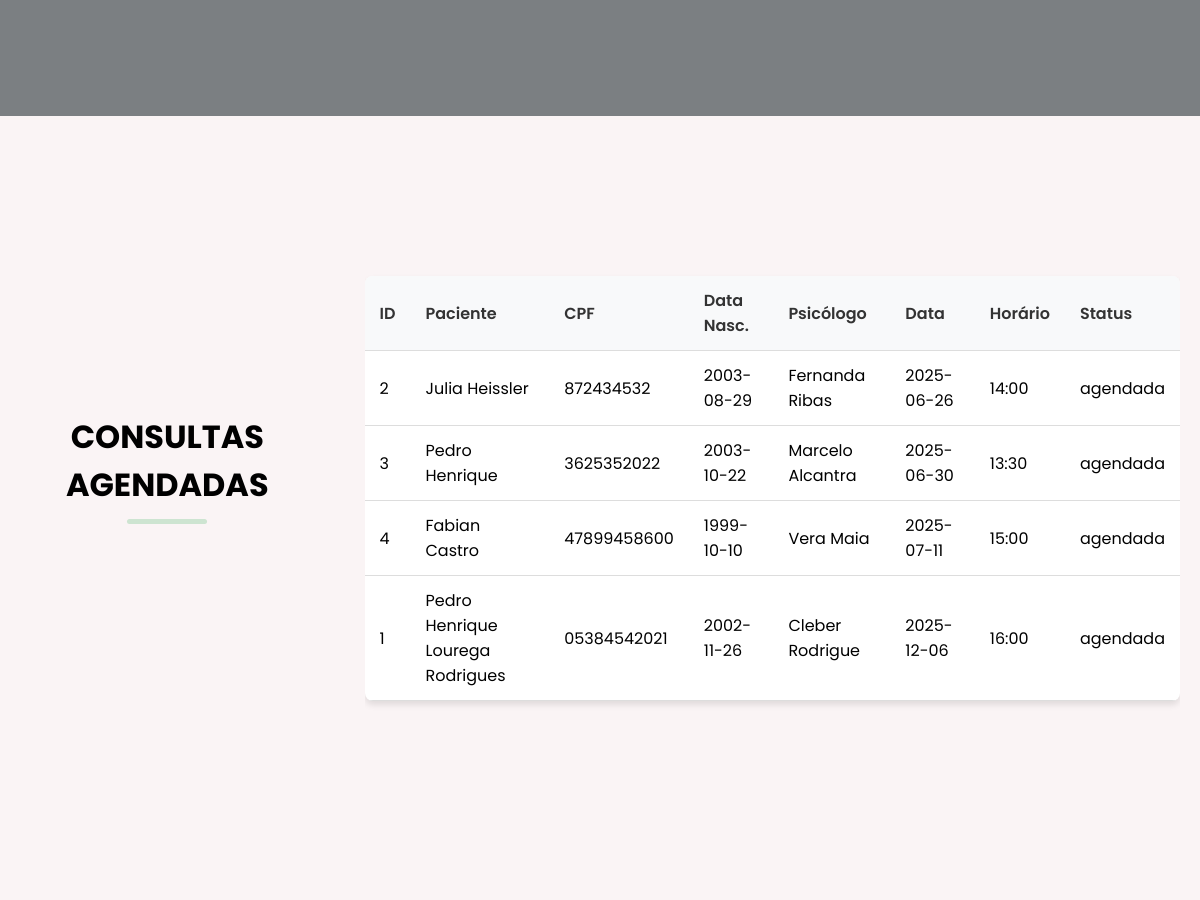
/dashboard/psicologo (signed in, middle part), run on an earlier commit of the app's database.
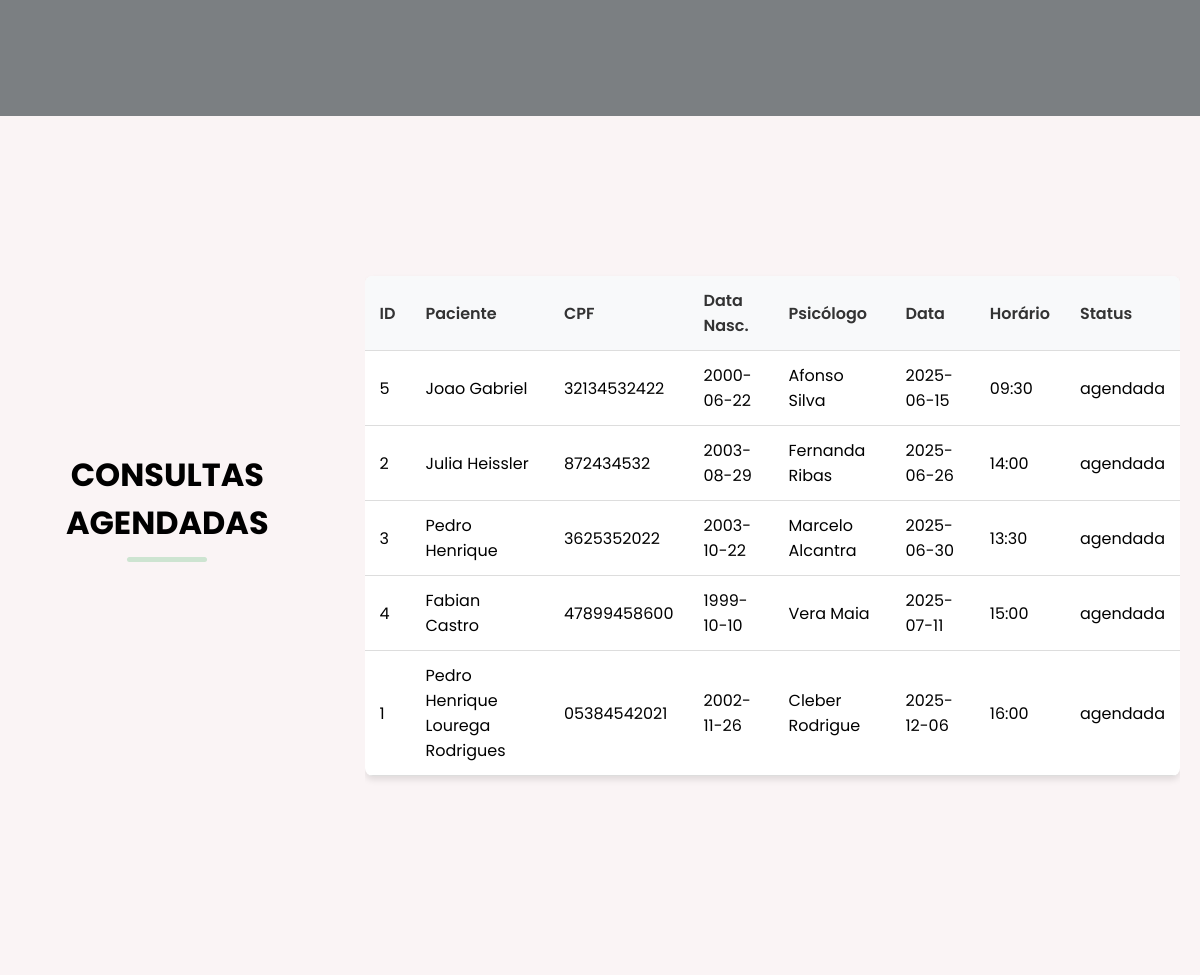
And on a later commit of the database.
### tables this page shows
CREATE TABLE consultas (
            id INTEGER PRIMARY KEY AUTOINCREMENT,
            paciente_id INTEGER NOT NULL,
            psicologo_id INTEGER NOT NULL,
            data_consulta DATE NOT NULL,
            horario TIME NOT NULL,
            status TEXT DEFAULT 'agendada',
            FOREIGN KEY (paciente_id) REFERENCES pacientes (id),
            FOREIGN KEY (psicologo_id) REFERENCES psicologos (id)
        );

CREATE TABLE pacientes (
            id INTEGER PRIMARY KEY AUTOINCREMENT,
            nome TEXT NOT NULL,
            cpf TEXT NOT NULL,
            data_nascimento DATE NOT NULL,
            username TEXT UNIQUE NOT NULL,
            password TEXT NOT NULL
        );

CREATE TABLE psicologos (
            id INTEGER PRIMARY KEY AUTOINCREMENT,
            nome TEXT NOT NULL,
            especialidade TEXT NOT NULL,
            username TEXT UNIQUE NOT NULL,
            password TEXT NOT NULL
        );

### sistema_psicologos/app.py (the view)
@app.route('/dashboard/psicologo')
def dashboard_psicologo():
    if 'psicologo_id' not in session:
        return redirect(url_for('psicologo_login'))
    consultas = listar_consultas()
    psicologos = listar_psicologos()
    pacientes = listar_pacientes()
    return render_template('dashboard_psicologo.html',
                         consultas=consultas,
                         psicologos=psicologos,
                         pacientes=pacientes,
                         psicologo_nome=session.get('psicologo_nome'))

### sistema_psicologos/database.py (called while the page is built)
def get_db_connection():
    conn = sqlite3.connect('connect_psicologos.db')
    conn.row_factory = sqlite3.Row
    return conn

def listar_consultas():
    conn = get_db_connection()
    consultas = conn.execute('''
        SELECT c.id, c.data_consulta, c.horario, c.status,
               p.nome as paciente_nome, p.cpf, p.data_nascimento, p.id as paciente_id,
               ps.nome as psicologo_nome
        FROM consultas c
        JOIN pacientes p ON c.paciente_id = p.id
        JOIN psicologos ps ON c.psicologo_id = ps.id
        ORDER BY c.data_consulta, c.horario
    ''').fetchall()
    conn.close()
    return consultas

def listar_psicologos():
    conn = get_db_connection()
    psicologos = conn.execute('SELECT * FROM psicologos ORDER BY nome').fetchall()
    conn.close()
    return psicologos

def listar_pacientes():
    conn = get_db_connection()
    pacientes = conn.execute('SELECT * FROM pacientes ORDER BY nome').fetchall()
    conn.close()
    return pacientes

### sistema_psicologos/templates/dashboard_psicologo.html (shortened to what this page needs)
<!DOCTYPE html>
<html lang="pt-BR">
<head>
    <link rel="stylesheet" href="https://cdnjs.cloudflare.com/ajax/libs/font-awesome/6.6.0/css/all.min.css">
     <link rel="stylesheet" href="{{ url_for('static', filename='css/style.css') }}">
</head>
<body>
    <main>
        <section class="hero-section">
            <div class="section-content">
            </div>
        </section>
        <section class="about-section">
            <div class="section-content">
                <h2 class="section-tittle">Consultas Agendadas</h2>
                {% if consultas %}
                <div class="table-container">
                    <table class="consultas-table">
                        <thead>
                            <tr>
                                <th>ID</th>
                                <th>Paciente</th>
                                <th>CPF</th>
                                <th>Data Nasc.</th>
                                <th>Psicólogo</th>
                                <th>Data</th>
                                <th>Horário</th>
                                <th>Status</th>
                            </tr>
                        </thead>
                        <tbody>
                            {% for consulta in consultas %}
                            <tr>
                                <td>{{ consulta.paciente_id }}</td>
                                <td>{{ consulta.paciente_nome }}</td>
                                <td>{{ consulta.cpf }}</td>
                                <td>{{ consulta.data_nascimento }}</td>
                                <td>{{ consulta.psicologo_nome }}</td>
                                <td>{{ consulta.data_consulta }}</td>
                                <td>{{ consulta.horario }}</td>
                                <td>{{ consulta.status }}</td>
                            </tr>
                            {% endfor %}
                        </tbody>
                    </table>
                </div>
                {% else %}
                <p class="text">Nenhuma consulta agendada ainda.</p>
                {% endif %}
            </div>
        </section>
        <section class="contact-section">
        </section>
    </main>
</body>
</html>

### sistema_psicologos/static/css/style.css (style rules this page uses)
* { margin: 0; padding: 0; box-sizing: border-box; font-family: "Poppins", sans-serif; }
:root { --white-color: #fff; --dark-color: #52796F; --primary-color: #7b7f82; --secondary-color: #CDE4D1; --light-pink-color: #faf4f5; --medium-gray-color: #6B7280; --font-size-s: 0.9rem; --font-size-n: 1rem; --font-size-m: 1.12rem; --font-size-l: 1.5rem; --font-size-xl: 2rem; --font-size-xxl: 2.3rem; --font-weight-normal: 400; --font-weight-medium: 500; --font-weight-semibold: 600; --font-weight-bold: 700; --border-radius-s: 8px; --border-radius-m: 30px; --border-radius-circle: 50%; --site-max-width: 1300px; }
html { scroll-behavior: smooth; }
.section-content { margin: 0 auto; padding: 0 20px; max-width: var(--site-max-width); }
.section-tittle { text-align: center; padding: 60px 0 100px; text-transform: uppercase; font-size: var(--font-size-xl); }
.section-tittle::after { content: ""; width: 80px; height: 5px; display: block; margin: 10px auto 0; border-radius: var(--border-radius-s); background-color: var(--secondary-color); }
.hero-section { min-height: 100vh; background:var(--primary-color) ; }
.hero-section .section-content { display: flex; align-items: center; min-height: 100vh; color: var(--white-color); justify-content: space-between; }
.about-section { padding: 120px 0; background: var(--light-pink-color); }
.about-section .section-content { display: flex; gap: 50px; align-items: center; justify-content: space-between; }
.contact-section { padding: 50px 0 100px; background: var(--light-pink-color); }
.table-container { overflow-x: auto; margin: 20px 0; }
.consultas-table { width: 100%; border-collapse: collapse; margin: 20px 0; background: white; border-radius: 8px; overflow: hidden; box-shadow: 0 4px 6px rgba(0, 0, 0, 0.1); }
.consultas-table th, .consultas-table td { padding: 12px 15px; text-align: left; border-bottom: 1px solid #ddd; }
.consultas-table th { background-color: #f8f9fa; font-weight: 600; color: #333; }

What changed in the data, as far as the page shows it:
added consultas: paciente_id "5", paciente_nome "Joao Gabriel", cpf "32134532422", data_nascimento "2000-06-22", psicologo_nome "Afonso Silva", data_consulta "2025-06-15", horario "09:30", status "agendada"
